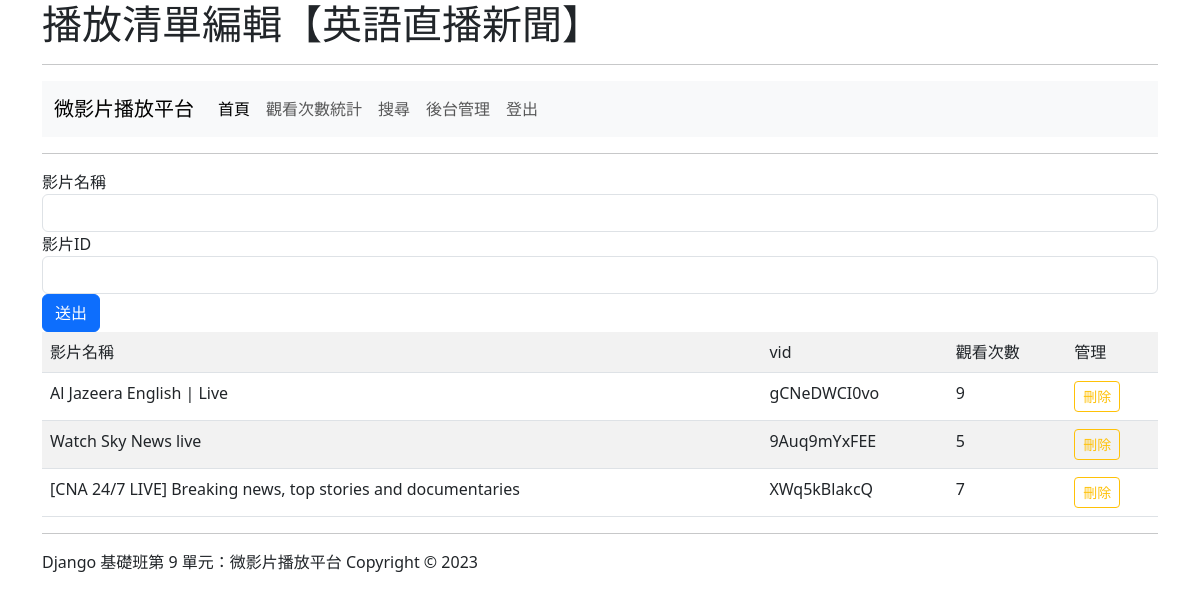
The app's page /edit/2/ (signed in) with its own data.
### mysite/models.py (models this page shows, shortened)
class Movie(models.Model):
    mlist = models.ForeignKey(MovieList, on_delete=models.CASCADE)
    vid = models.CharField(max_length=20)
    title = models.CharField(max_length=100)
    counter = models.PositiveIntegerField(default=0)

### mysite/views.py (the view)
# urls.py: path('edit/<int:id>/', views.edit, name='edit'),
@login_required
def edit(request, id):
    target_list = models.MovieList.objects.get(id=id)
    videos = target_list.movie_set.all()
    if request.method=="POST":
        title = request.POST['title']
        vid = request.POST['vid']
        if title != "" and vid != "":
            models.Movie.objects.create(title=title, vid=vid, mlist=target_list)
        return redirect("/edit/%s/" % id)
    return render(request, "edit.html", locals())

### templates/edit.html (shortened to what this page needs)
{% extends "base.html" %}
{% block header %}
<h1>播放清單編輯【{{ target_list.name }}】</h1>
{% endblock %}
{% block content %}
    <form action="." method="POST">
        <div class="form-group">
            <label for="title">影片名稱</label>
            <input type="text" class="form-control" id="title" name="title" required>
        </div>
        <div class="form-group">
            <label for="vid">影片ID</label>
            <input type="text" class="form-control" id="vid" name="vid" required>
        </div>
        <button type="submit" class="btn btn-primary">送出</button>
    </form>
    {% if videos %}
        <table class="table table-striped">
            <tr><td>影片名稱</td><td>vid</td><td>觀看次數</td><td>管理</td></tr>
            {% for video in videos %}
                <tr>
                    <td>{{ video.title }}</td>
                    <td>{{ video.vid }}</td>
                    <td>{{ video.counter }}</td>
                    <td><a class="btn btn-sm btn-outline-warning" href="/delete/{{ video.id }}/">刪除</a></td>
                </tr>
            {% endfor %}
        </table>
    {% else %}
        <p class="alert alert-warning">目前清單中沒有任何影片</p>
    {% endif %}
{% endblock %}

### records on screen
Movie: title "Al Jazeera English | Live", vid "gCNeDWCI0vo", counter "9"
Movie: title "Watch Sky News live", vid "9Auq9mYxFEE", counter "5"
Movie: title "[CNA 24/7 LIVE] Breaking news, top stories and documentaries", vid "XWq5kBlakcQ", counter "7"
